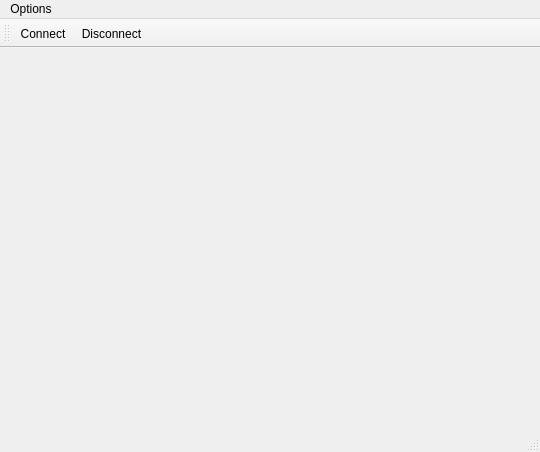
<?xml version="1.0" encoding="UTF-8"?>
<ui version="4.0">
 <class>DxMainWindow</class>
 <widget class="QMainWindow" name="DxMainWindow">
  <property name="geometry">
   <rect>
    <x>0</x>
    <y>0</y>
    <width>540</width>
    <height>452</height>
   </rect>
  </property>
  <property name="windowTitle">
   <string>MainWindow</string>
  </property>
  <widget class="QWidget" name="centralwidget">
   <layout class="QHBoxLayout" name="horizontalLayout">
    <item>
     <widget class="GxControlPanel" name="_pWidget_CtrPanel" native="true">
      <property name="sizePolicy">
       <sizepolicy hsizetype="Preferred" vsizetype="Minimum">
        <horstretch>0</horstretch>
        <verstretch>0</verstretch>
       </sizepolicy>
      </property>
      <property name="minimumSize">
       <size>
        <width>200</width>
        <height>120</height>
       </size>
      </property>
     </widget>
    </item>
    <item>
     <widget class="Viewer" name="_pWidget_Viewer" native="true">
      <property name="sizePolicy">
       <sizepolicy hsizetype="Expanding" vsizetype="Preferred">
        <horstretch>0</horstretch>
        <verstretch>0</verstretch>
       </sizepolicy>
      </property>
     </widget>
    </item>
   </layout>
  </widget>
  <widget class="QMenuBar" name="menubar">
   <property name="geometry">
    <rect>
     <x>0</x>
     <y>0</y>
     <width>540</width>
     <height>20</height>
    </rect>
   </property>
   <widget class="QMenu" name="menuOpcja">
    <property name="title">
     <string>Options</string>
    </property>
    <addaction name="actionSerial_options"/>
   </widget>
   <addaction name="menuOpcja"/>
  </widget>
  <widget class="QStatusBar" name="statusbar"/>
  <widget class="QToolBar" name="toolBar">
   <property name="windowTitle">
    <string>toolBar</string>
   </property>
   <attribute name="toolBarArea">
    <enum>TopToolBarArea</enum>
   </attribute>
   <attribute name="toolBarBreak">
    <bool>false</bool>
   </attribute>
   <addaction name="actionConnect"/>
   <addaction name="actionDisconnect"/>
  </widget>
  <action name="actionConnect">
   <property name="text">
    <string>Connect</string>
   </property>
  </action>
  <action name="actionDisconnect">
   <property name="text">
    <string>Disconnect</string>
   </property>
  </action>
  <action name="actionSerial_options">
   <property name="text">
    <string>Serial options</string>
   </property>
  </action>
 </widget>
 <customwidgets>
  <customwidget>
   <class>GxControlPanel</class>
   <extends>QWidget</extends>
   <header>GxControlPanel.hh</header>
   <container>1</container>
  </customwidget>
  <customwidget>
   <class>Viewer</class>
   <extends>QWidget</extends>
   <header>Viewer.hh</header>
   <container>1</container>
  </customwidget>
 </customwidgets>
 <resources/>
 <connections/>
</ui>
